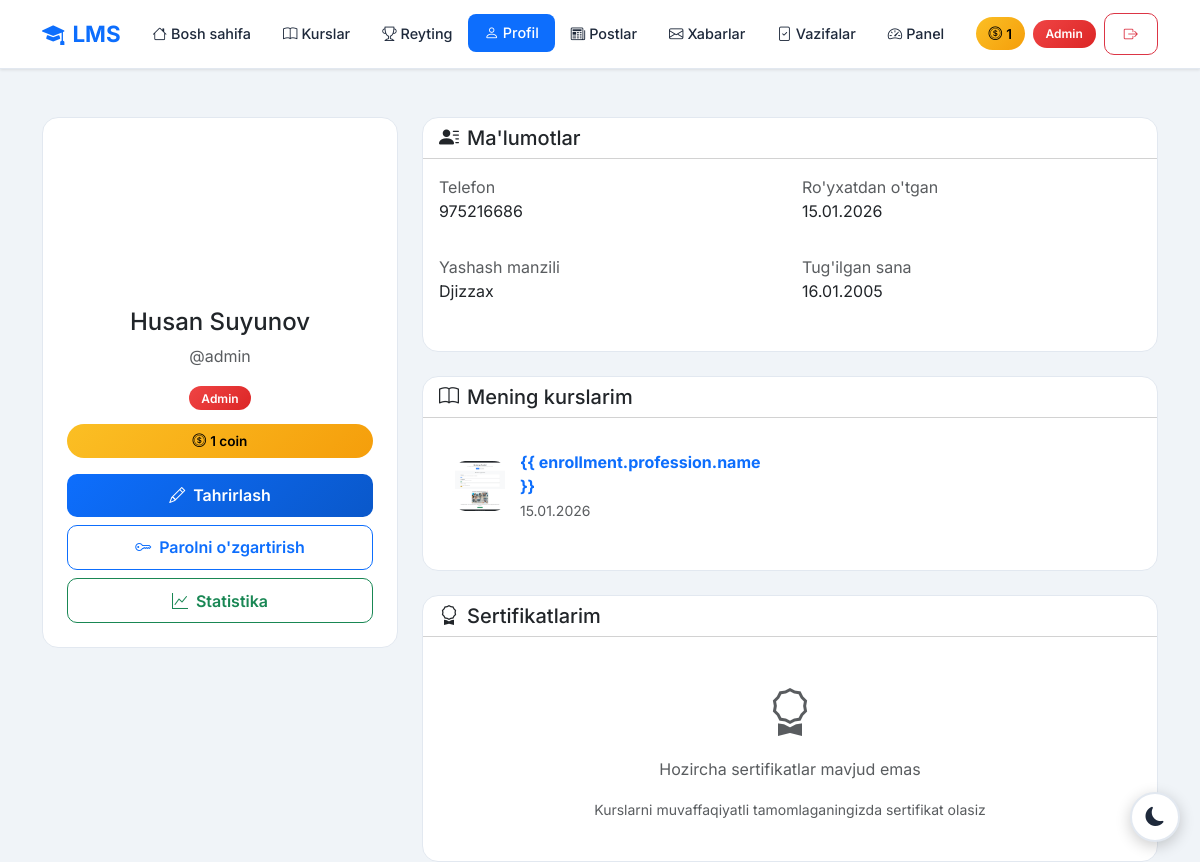
Page /profile/ (signed in) on the earlier database version.
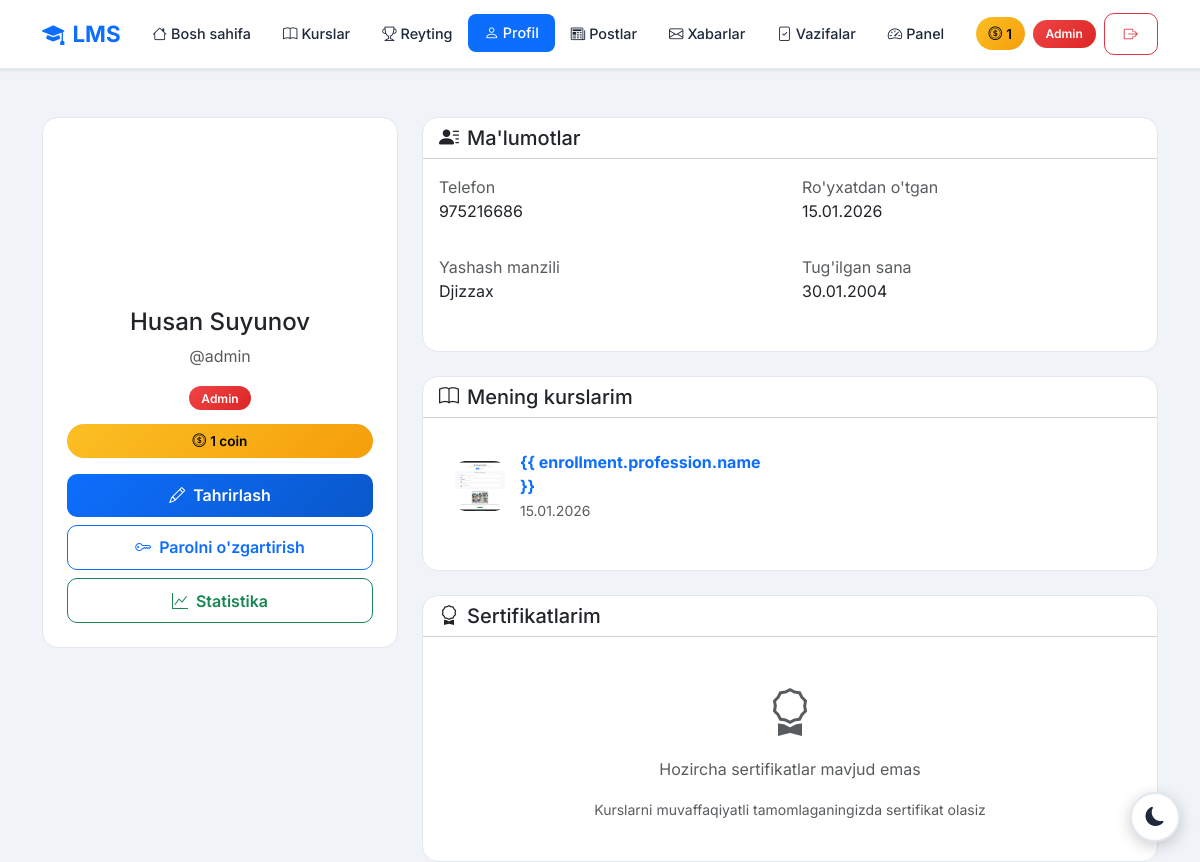
Same page on the later database version.
### accounts/models.py (models this page shows, shortened)
class CustomUser(AbstractUser):
    ROLE_CHOICES = (
        ('admin', 'Admin'),
        ('teacher', 'O\'qituvchi'),
        ('student', 'O\'quvchi'),
    )
    first_name = models.CharField(max_length=100, verbose_name="Ism")
    last_name = models.CharField(max_length=100, verbose_name="Familiya")
    phone = models.CharField(max_length=20, unique=True, verbose_name="Telefon raqam")
    role = models.CharField(max_length=20, choices=ROLE_CHOICES, default='student', verbose_name="Rol")
    photo = models.ImageField(upload_to='profiles/', blank=True, null=True, verbose_name="Profil rasmi")
    profession = models.ForeignKey(Profession, on_delete=models.SET_NULL, null=True, blank=True, related_name='students', verbose_name="Yo'nalish")
    is_blocked = models.BooleanField(default=False, verbose_name="Bloklangan")
    last_activity = models.DateTimeField(null=True, blank=True, verbose_name="Oxirgi faollik")
    bio = models.TextField(blank=True, null=True, verbose_name="O'zi haqida")
    coins = models.IntegerField(default=0, verbose_name="Coinlar")
    total_online_time = models.IntegerField(default=0, verbose_name="Jami online vaqt (daqiqa)")
    address = models.CharField(max_length=300, blank=True, null=True, verbose_name="Yashash manzili")
    birth_date = models.DateField(null=True, blank=True, verbose_name="Tug'ilgan kuni")
    id_card = models.FileField(upload_to='documents/id_cards/', blank=True, null=True, verbose_name="ID karta/Pasport")
    birth_certificate = models.FileField(upload_to='documents/birth_certificates/', blank=True, null=True, verbose_name="Tug'ilganlik haqida guvohnoma")
    @property
    def is_admin(self):
        return self.role == 'admin'
    @property
    def is_teacher(self):
        return self.role == 'teacher'
    @property
    def full_name(self):
        return f"{self.first_name} {self.last_name}"
    def get_initials(self):
        first = self.first_name[0] if self.first_name else ''
        last = self.last_name[0] if self.last_name else ''
        return f"{first}{last}".upper()
    class Meta:
        verbose_name = "Foydalanuvchi"
        verbose_name_plural = "Foydalanuvchilar"

### accounts/views.py (the view)
# urls.py: path('profile/', views.profile_view, name='profile'),
@login_required
def profile_view(request):
    certificates = Certificate.objects.filter(student=request.user)
    enrollments = request.user.enrollments.all()
    return render(request, 'accounts/profile.html', {
        'certificates': certificates,
        'enrollments': enrollments,
    })

### accounts/management/commands/check_birthdays.py (called while the page is built, shortened)
    def handle(self, *args, **kwargs):
        today = timezone.now().date()
        users = CustomUser.objects.filter(birth_date__day=today.day, birth_date__month=today.month)
        if not users.exists():
            self.stdout.write(self.style.SUCCESS('No birthdays today.'))
            return

### accounts/templates/accounts/profile.html (shortened to what the changed rows need)
{% extends 'accounts/base.html' %}
{% block content %}
<div class="container mt-5">
    <div class="row">
        <div class="col-md-4 mb-4">
            <div class="card text-center p-4">
                <div class="mb-3">
                    {% if user.photo %}
                    <img src="{{ user.photo.url }}" alt="{{ user.full_name }}"
                        style="width: 150px; height: 150px; border-radius: 50%; object-fit: cover; border: 4px solid var(--primary-blue);">
                    {% else %}
                    <div
                        style="width: 150px; height: 150px; border-radius: 50%; background: linear-gradient(135deg, var(--primary-blue), var(--dark-blue)); display: flex; align-items: center; justify-content: center; margin: 0 auto; font-size: 3rem; color: white; font-weight: 700;">
                    </div>
                    {% endif %}
                </div>
                <h4 style="color: var(--text-color);">{{ user.full_name }}</h4>
                <p class="text-muted">@{{ user.username }}</p>
                <div class="mb-3">
                    <span class="role-badge role-{{ user.role }}">
                    </span>
                </div>
                <div class="coin-badge mb-3">
                    <i class="bi bi-coin me-1"></i>{{ user.coins }} coin
                </div>
                <div class="d-grid gap-2">
                    <a href="{% url 'profile_edit' %}" class="btn btn-primary">
                    </a>
                    <a href="{% url 'change_password' %}" class="btn btn-outline-primary">
                    </a>
                    <a href="{% url 'my_statistics' %}" class="btn btn-outline-success">
                    </a>
                </div>
            </div>
        </div>
        <div class="col-md-8">
            <div class="card mb-4">
                <div class="card-body">
                    <div class="row mb-3">
                        <div class="col-md-6">
                            <label class="text-muted">Telefon</label>
                            <p style="color: var(--text-color);">{{ user.phone }}</p>
                        </div>
                        <div class="col-md-6">
                            <label class="text-muted">Ro'yxatdan o'tgan</label>
                            <p style="color: var(--text-color);">{{ user.date_joined|date:"d.m.Y" }}</p>
                        </div>
                    </div>
                    <div class="row mb-3">
                        <div class="col-md-6">
                            <label class="text-muted">Yashash manzili</label>
                            <p style="color: var(--text-color);">
                                {% if user.address %}{{ user.address }}{% else %}-{% endif %}
                            </p>
                        </div>
                        <div class="col-md-6">
                            <label class="text-muted">Tug'ilgan sana</label>
                            <p style="color: var(--text-color);">
                                {% if user.birth_date %}{{ user.birth_date|date:"d.m.Y" }}{% else %}-{% endif %}
                            </p>
                        </div>
                    </div>
                </div>
            </div>
        </div>
    </div>
</div>
{% endblock %}

### accounts/templates/accounts/base.html (shortened to what the changed rows need)
<!DOCTYPE html>
<html lang="uz" data-bs-theme="light">
<head>
    <link href="https://cdn.jsdelivr.net/npm/bootstrap@5.3.2/dist/css/bootstrap.min.css" rel="stylesheet">
    <link href="https://cdn.jsdelivr.net/npm/bootstrap-icons@1.11.1/font/bootstrap-icons.css" rel="stylesheet">
</head>
<body>
    {% if user.is_authenticated %}
    <nav class="navbar navbar-expand-lg sticky-top">
        <div class="container">
            <a class="navbar-brand" href="{% url 'home' %}">
                <i class="bi bi-mortarboard-fill me-2"></i>LMS
            </a>
            <div class="collapse navbar-collapse" id="navbarNav">
                <ul class="navbar-nav me-auto mb-2 mb-lg-0">
                    <li class="nav-item">
                        <a class="nav-link {% if request.resolver_match.url_name == 'home' %}active{% endif %}"
                            href="{% url 'home' %}">
                            <i class="bi bi-house me-1"></i>Bosh sahifa
                        </a>
                    </li>
                    <li class="nav-item">
                        <a class="nav-link {% if request.resolver_match.url_name and 'profession' in request.resolver_match.url_name %}active{% endif %}"
                            href="{% url 'professions' %}">
                            <i class="bi bi-book me-1"></i>Kurslar
                        </a>
                    </li>
                    <li class="nav-item">
                        <a class="nav-link {% if request.resolver_match.url_name == 'leaderboard' %}active{% endif %}"
                            href="{% url 'leaderboard' %}">
                            <i class="bi bi-trophy me-1"></i>Reyting
                        </a>
                    </li>
                    <li class="nav-item">
                        <a class="nav-link {% if request.resolver_match.url_name and 'profile' in request.resolver_match.url_name %}active{% endif %}"
                            href="{% url 'profile' %}">
                            <i class="bi bi-person me-1"></i>Profil
                        </a>
                    </li>
                    <li class="nav-item">
                        <a class="nav-link {% if request.resolver_match.app_names and 'blog' in request.resolver_match.app_names %}active{% endif %}"
                            href="{% url 'blog:post_list' %}">
                            <i class="bi bi-newspaper me-1"></i>Postlar
                        </a>
                    </li>
                    <li class="nav-item">
                        <a class="nav-link {% if request.resolver_match.url_name == 'messages' %}active{% endif %}"
                            href="{% url 'messages' %}">
                            <i class="bi bi-envelope me-1"></i>Xabarlar
                        </a>
                    </li>
                    {% if user.is_teacher or user.is_admin %}
                    <li class="nav-item">
                        <a class="nav-link {% if request.resolver_match.url_name == 'homework_submissions' %}active{% endif %}"
                            href="{% url 'homework_submissions' %}">
                            <i class="bi bi-file-check me-1"></i>Vazifalar
                        </a>
                    </li>
                    {% endif %}
                    {% if user.is_admin %}
                    <li class="nav-item">
                        <a class="nav-link {% if 'dashboard' in request.path %}active{% endif %}"
                            href="{% url 'admin_dashboard' %}">
                            <i class="bi bi-speedometer2 me-1"></i>Panel
                        </a>
                    </li>
                    {% endif %}
                </ul>
                <div class="d-flex align-items-center gap-2">
                    <span class="coin-badge">
                        <i class="bi bi-coin me-1"></i>{{ user.coins }}
                    </span>
                    <span class="role-badge role-{{ user.role }}">
                        {% if user.role == 'admin' %}
                        Admin
                        {% elif user.role == 'teacher' %}
                        Ustoz
                        {% else %}
                        O'quvchi
                        {% endif %}
                    </span>
                    <a href="{% url 'logout' %}" class="btn btn-outline-danger btn-sm">
                        <i class="bi bi-box-arrow-right"></i>
                    </a>
                </div>
            </div>
        </div>
    </nav>
    {% endif %}
    <main class="fade-in">
        {% block content %}{% endblock %}
    </main>
</body>
</html>

Differences in the rows shown:
changed CustomUser "Husan Suyunov": birth_date "16.01.2005" → "30.01.2004"
